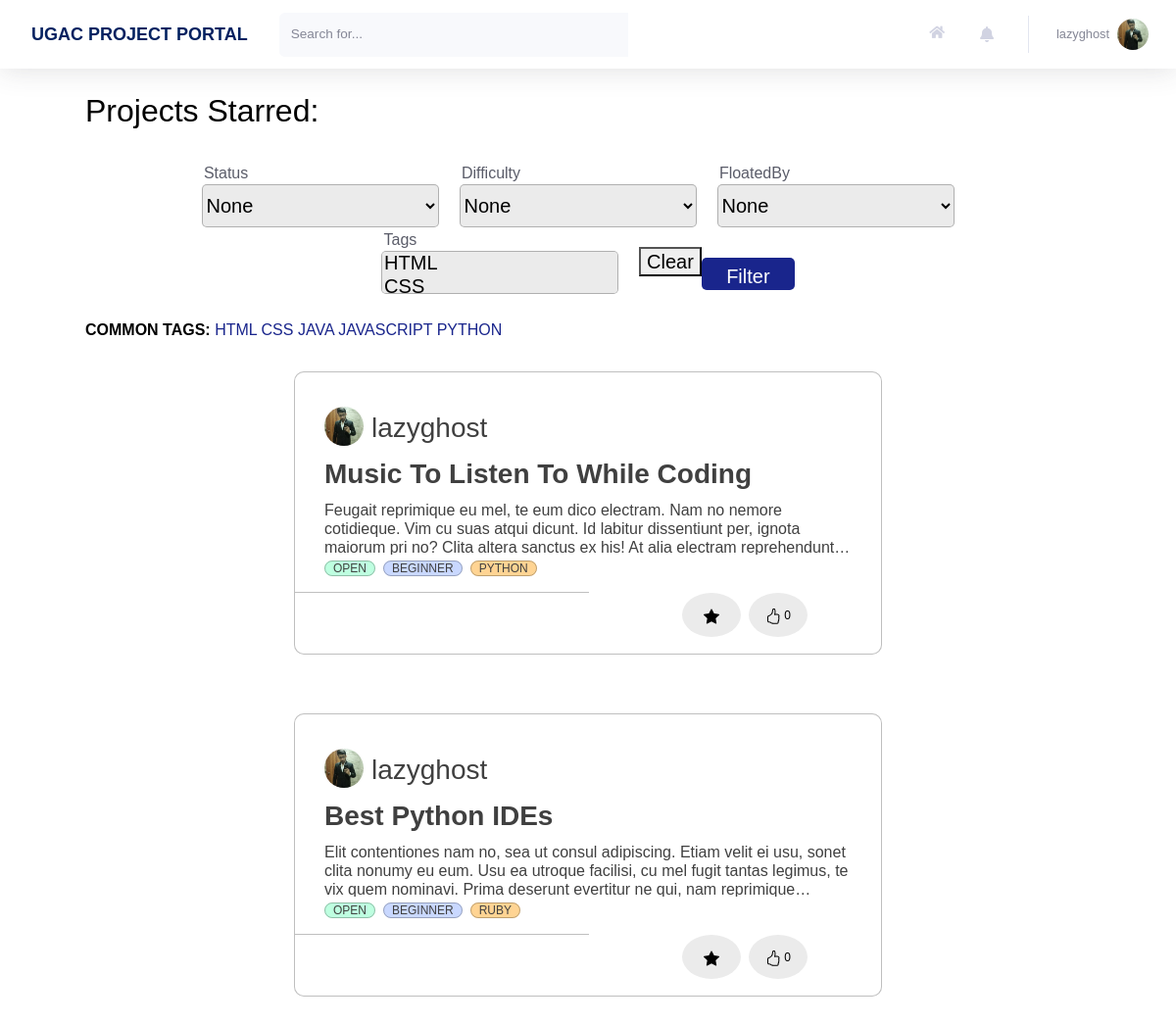
Screenshot of /profile/projects/view/ (signed in) with the database file from the repository.
### users/models.py (models this page shows, shortened)
class Profile(models.Model):
    user = models.OneToOneField(User, on_delete=models.CASCADE)
    image = models.ImageField(default = 'default.jpg', upload_to='profile_pics', blank=True)
    rollno = models.CharField(max_length=10)
    year = models.CharField(max_length=30, choices = YEAR_CHOICES)
    branch = models.CharField(max_length=30, choices = BRANCH_CHOICES)
    techskills = models.TextField()
    starred_projects = models.ManyToManyField(Project, related_name='starred_projects', blank = True)
    liked_projects = models.ManyToManyField(Project, related_name='liked_projects', blank = True)
    cv = models.FileField(blank = True, upload_to='resumes',validators=[FileExtensionValidator(allowed_extensions=['pdf'])])
    linked_in_link = models.CharField(blank=True, max_length=100)
    portfolio_link = models.CharField(blank=True, max_length=100)
    github_link = models.CharField(blank=True, max_length=100)

### home/models.py (models this page shows, shortened)
class Tag(models.Model):
    Title = models.CharField(max_length=20)
    def __str__(self):
        return f"{self.Title}"

class Project(models.Model):
    Title = models.CharField(max_length=100)
    Description = models.TextField()
    FloatedBy = models.ForeignKey(User, on_delete=models.CASCADE,related_name="FloatedBy")
    Mentors = models.ManyToManyField(User,related_name='Mentors')
    Status = models.CharField(max_length=10, choices=STATUS_CHOICES, default='Open')
    OpenedFor = models.CharField(max_length=300)
    Difficulty = models.CharField(max_length=15, choices=DIFFICULTY_CHOICES, default='Beginner')
    PreRequisite = models.TextField()
    Tags = models.ManyToManyField(Tag, related_name='Tags')
    Duration = models.CharField(max_length=30)
    DatePosted = models.DateTimeField(default = timezone.now)
    SelectionCriteria = models.TextField()
    MailNotification = models.CharField(max_length=5, choices=NOTIFICATION_CHOICES,default='On')
    ApplyRequest = models.ManyToManyField(User, related_name='ApplyRequest', blank = True)
    AlreadyApplied = models.ManyToManyField(User, related_name='AlreadyApplied', blank = True)
    Likes = models.IntegerField(default=0)

### users/views.py (the view)
# urls.py: path('projects/view/', views.projects_view, name = 'projects-view'),
@login_required
def projects_view(request):
    req_projects, title, heading = get_projects_view_details(request)
    projects = get_filtered_projects(request, req_projects)
    projects = get_paginated_projects(request, projects)
    projects_id = get_user_projects_id(request.user)
    common_tags = get_most_common_tags(5)
    context = {
        'title': title,
        'users':User.objects.all(),
        'tags': Tag.objects.all(),
        'users_html':serialize("json", User.objects.all()),
        'tags_html':serialize("json", Tag.objects.all()),
        'projects': projects,
        'projects_id': projects_id,
        'notifications': Notification.objects.filter(user = request.user).order_by('-time'),
        'common_tags':common_tags,
        'heading': heading
    }
    return render(request, 'users/projects_view.html', context)

### users/templates/users/projects_view.html (shortened to what this page needs)
{% extends 'home/main.html' %}
{% load crispy_forms_tags %}
{% block headingBlock %}
<h2>{{ heading }}</h2>
{% endblock headingBlock %}

### home/templates/home/main.html (shortened to what this page needs)
{% extends 'home/base.html' %}
{% load static %}
{% load crispy_forms_tags %}
{% block customStylesheets %}
<link rel="stylesheet" type="text/css" href="{% static 'home/main.css' %}">
{% endblock customStylesheets %}
{% block content %}
{% block mainContentBlock %}
<div class="project_cards">
    {% block headingBlock %}{% endblock headingBlock %}
    <br>
    {% block filterBlock %}
    <form method="get" class="form-inline justify-content-lg-center h5 mb-0 font-weight-bold text-gray-800 " style="width: 100%;">
        <div class="" style="padding-right:23px;width: 263px;">
            <label for="id_Status" style="font-size: 16px; font-weight: 300;float: left; ">Status</label>
            <select name="Status" id="id_Status" style="background-color:#EBEBEB; border: 1px solid rgba(0, 0, 0, 0.25); border-radius: 5px;width:242px; height:44px;">
                <option value="">None</option>
            </select>
        </div>
        <div class="" style="padding-right:23px; width: 263px;">
            <label for="id_Difficulty" style="font-size: 16px; font-weight: 300;float: left; ">Difficulty</label>
            <select name="Difficulty" id="id_Difficulty" style="background-color:#EBEBEB; border: 1px solid rgba(0, 0, 0, 0.25); border-radius: 5px;width:242px; height:44px;">
                <option value="">None</option>
            </select>
        </div>
        <div class="" style="padding-right:23px;width: 263px;">
            <label for="id_FloatedBy" style="font-size: 16px; font-weight: 300;float: left; ">FloatedBy</label>
            <select name="FloatedBy" id="id_FloatedBy" class="searchable-select" style="background-color:#EBEBEB; border: 1px solid rgba(0, 0, 0, 0.25); border-radius: 5px;width:242px; height:44px;">
                <option value="">None</option>
            </select>
        </div>
        <div class="" style="padding-right:23px;width: 263px;">
            <label for="id_Tags" style="font-size: 16px; font-weight: 300;float: left; ">Tags</label>
            <select name="Tags" id="id_Tags" class="searchable-select-clearable" multiple="multiple" style="background-color:#EBEBEB; border: 1px solid rgba(0, 0, 0, 0.25); border-radius: 5px;width:242px; height:44px;">
                {% for TAG in tags %}
                <option value='{{TAG.id}}'>{{ TAG }}</option>
                {% endfor %}
            </select>
        </div>
        <button type="button" onclick="clearFilters()">Clear</button>
        <div class="" style="padding-top: 25px;">
            <button class="btn btn-primary" type="Submit" style="width: 95px; height: 33px; margin-left:0px; background: #19258C; color: white; border-radius: 5px;">Filter</button>
        </div>
    </form>
        <br>
    {% endblock filterBlock %}
    {% block tagsBlock %}
        <div>
            <b> COMMON TAGS: </b>
            {% for tag in common_tags %}
                <a href="/?Tags={{tag.id}}">{{ tag }}</a>
            {% endfor %}
        </div>
    {% endblock tagsBlock %}
    {% block allProjectsBlock %}
    <div class="justify-content-center" style="display: flex; flex-wrap: wrap;" id="all-projects">
        {% for project in projects %}
            <div id="projectNumber{{ project.id }}">
                <div class = "blog-container" style="flex: 1 0 45%; margin: 30px; width: 600px; height: 289px; max-width: 600px;">
                    <div class="blog-header" style="display: flex; flex-wrap: wrap;">
                        <div class="blog-author--no-cover" style="background:url('{{project.FloatedBy.profile.image.url}}');background-size: cover; border-radius: 50%; display: inline-block;height: 40px;margin-right: 0.5rem;background-position: center;top: 8px;width: 40px; top: 27px; left: 28px; margin-top: 5px; ">
                        </div>
                        <span style="flex: 1 0 45%; ">
                            <h3 style="margin-top: 10px; color:#858796;"><a href="{% url 'profile' project.FloatedBy.id %}">{{project.FloatedBy}}</a></h3>
                        </span>
                    </div>
                    <div class="blog-body">
                        <div class="blog-title demo-a">
                            <h1><a href="/project/?project_id={{project.id}}">{{ project.Title }}</a></h1>
                        </div>
                        <div class="blog-summary demo-2">
                            <p>{{project.Description}}</p>
                        </div>
                        <div class="blog-tags">
                            <ul>
                                <li><a href="/?Status={{project.Status}}">{{project.Status}}</a></li>
                                <li><a href="/?Difficulty={{project.Difficulty}}">{{project.Difficulty}}</a></li>
                                {% for tag in project.Tags.all %}
                                    {% if forloop.counter <= 4 %}
                                        <li>
                                            <a href="/?Tags={{tag.id}}">{{ tag }}</a>
                                        </li>
                                    {% endif %}
                                {% endfor %}
                            </ul>
                        </div>
                    </div>
                    <hr style="width: 300px; border-top: 1px solid rgba(0, 0, 0, 0.25); margin-left: 0px; margin-bottom: 0px;">
                    <div class="blog-footer">
                        <ul>
                            <li>
                                {% if project.id not in projects_id.4 %}
                                    <button class="btn btn-primary btn-user btn-block task" style="margin-left: 430px; width: 60px;" task = "Star" project_id={{project.id}} page_number={{projects.number}}>
                                        <svg xmlns="http://www.w3.org/2000/svg" width="16" height="16" fill="currentColor" class="bi bi-star" viewBox="0 0 16 16">
                                            <path d="M2.866 14.85c-.078.444.36.791.746.593l4.39-2.256 4.389 2.256c.386.198.824-.149.746-.592l-.83-4.73 3.522-3.356c.33-.314.16-.888-.282-.95l-4.898-.696L8.465.792a.513.513 0 0 0-.927 0L5.354 5.12l-4.898.696c-.441.062-.612.636-.283.95l3.523 3.356-.83 4.73zm4.905-2.767-3.686 1.894.694-3.957a.565.565 0 0 0-.163-.505L1.71 6.745l4.052-.576a.525.525 0 0 0 .393-.288L8 2.223l1.847 3.658a.525.525 0 0 0 .393.288l4.052.575-2.906 2.77a.565.565 0 0 0-.163.506l.694 3.957-3.686-1.894a.503.503 0 0 0-.461 0z" />
                                        </svg>
                                    </button>
                                {% else %}
                                    <button class="btn btn-primary btn-user btn-block task" style="margin-left: 430px; width: 60px;" task = "Unstar" project_id={{project.id}} page_number={{projects.number}}>
                                    </button>
                                {% endif %}
                            </li>
                            <li>
                                {% if project.id not in projects_id.1 %}
                                    <button class="btn btn-primary btn-user btn-block task" style="margin-right: 75px; width: 60px;" task = "Like" project_id={{project.id}} page_number={{projects.number}}>
                                    {{project.Likes}}
                                    </button>
                                {% endif %}
                            </li>
                        </ul>
                    </div>
                </div>
            </div>
        {% endfor %}
    </div>
    {% endblock allProjectsBlock %}
    {% endblock mainContentBlock %}
    {% endblock content %}

### home/templates/home/base.html (shortened to what this page needs)
{% load static %}
<!DOCTYPE html>
<html lang="en">
    <head>
        {% block stylesheets %}
        <link rel="stylesheet" type="text/css" href="{% static 'home/style.css' %}">
        <link rel="stylesheet" type="text/css" href="{% static 'home/cards.css' %}">
        {% endblock stylesheets %}
        {% block customStylesheets %}{% endblock customStylesheets %}
        {% block ajaxBlock %}
        <link href="https://cdnjs.cloudflare.com/ajax/libs/select2/4.0.3/css/select2.min.css" rel="stylesheet" />
        {% endblock ajaxBlock %}
        <link rel="stylesheet" href="https://pro.fontawesome.com/releases/v5.10.0/css/all.css" />
    </head>
    {% block mainBlock %}
    <body id="page-top">
        <div id="wrapper">
            <div id="content-wrapper" class="d-flex flex-column">
                <div id="content" style="background: white;">
                    <nav class="navbar navbar-expand navbar-light bg-white topbar mb-4 static-top shadow">
                        <div class="sidebar-brand-text mx-3" style="color: #022160; font-size: large; font-weight: bold"> UGAC PROJECT PORTAL </div>
                        <form method="POST" action="{{request.get_full_path}}" class="d-none d-sm-inline-block form-inline mr-auto ml-md-3 my-2 my-md-0 mw-100 navbar-search">
                            <div class="input-group">
                                <input type="text" class="form-control bg-light border-0 small" placeholder="Search for..." aria-label="Search" aria-describedby="basic-addon2" name="search">
                                <div class="input-group-append">
                                </div>
                            </div>
                        </form>
                        <ul class="navbar-nav ml-auto">
                            <a class="nav-link" href="{% url 'home' %}" role="button" style="margin-top: 13px;">
                                <i class="fas fa-home fa-fw fa-sm mr-2 text-gray-400"></i>
                            </a>
                            <li class="nav-item dropdown no-arrow mx-1">
                                <a class="nav-link dropdown-toggle" id="alertsDropdown" role="button" data-toggle="dropdown" aria-haspopup="true" aria-expanded="false">
                                    <i class="fas fa-bell fa-fw"></i>
                                </a>
                            </li>
                            <li class="nav-item dropdown no-arrow">
                                <a class="nav-link dropdown-toggle" id="userDropdown" role="button" data-toggle="dropdown" aria-haspopup="true" aria-expanded="false">
                                    <span class="mr-2 d-none d-lg-inline text-gray-600 small">{{user.username}}</span>
                                    <img class="img-profile rounded-circle" src="{{user.profile.image.url}}">
                                </a>
                            </li>
                        </ul>
                    </nav>
                    <div class="container-fluid">
                        {% block content %}{% endblock content %}
                    </div>
                </div>
            </div>
        </div>
    </body>
    {% endblock mainBlock %}
</html>

### rows the page displays
Tag: {{ TAG.id }} 7 (drawn), Title "HTML"
Tag: {{ TAG.id }} 8 (drawn), Title "CSS"
Tag: Title "JAVA"
Tag: Title "JAVASCRIPT"
Tag: Title "PYTHON"
Project: FloatedBy.profile.image (picture), FloatedBy "lazyghost", Title "Music To Listen To While Coding", Description "Feugait reprimique eu mel, te eum dico electram. Nam no nemore cotidieque. Vim cu suas atqui dicunt. Id labitur dissentiunt per, ignota maiorum pri no? Clita altera sanctus ex his! At alia electram…", Status "OPEN", Difficulty "BEGINNER", Likes "0"
Project: FloatedBy.profile.image (picture), FloatedBy "lazyghost", Title "Best Python IDEs", Description "Elit contentiones nam no, sea ut consul adipiscing. Etiam velit ei usu, sonet clita nonumy eu eum. Usu ea utroque facilisi, cu mel fugit tantas legimus, te vix quem nominavi. Prima deserunt evertitur ne qui, nam…", Status "OPEN", Difficulty "BEGINNER", Likes "0"
Tag: Title "RUBY"

### other values shown
{{ user.username }} "lazyghost"
{{ heading }} "Projects Starred:"
